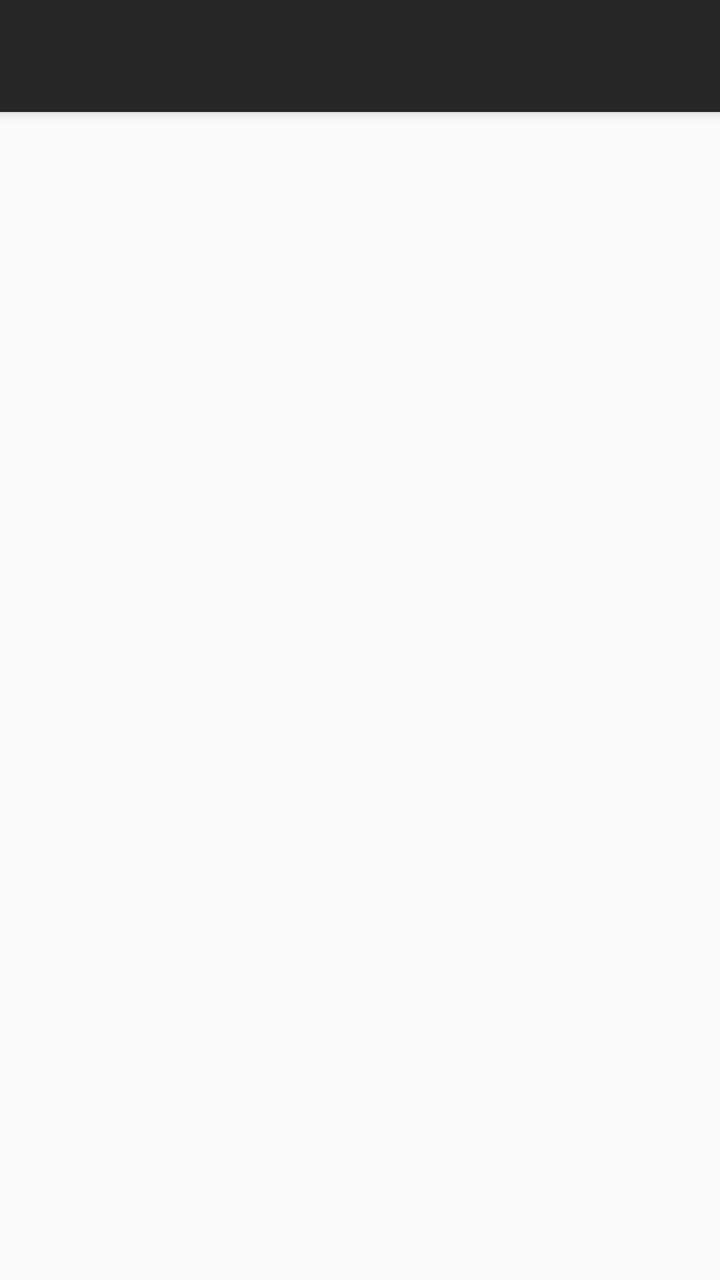
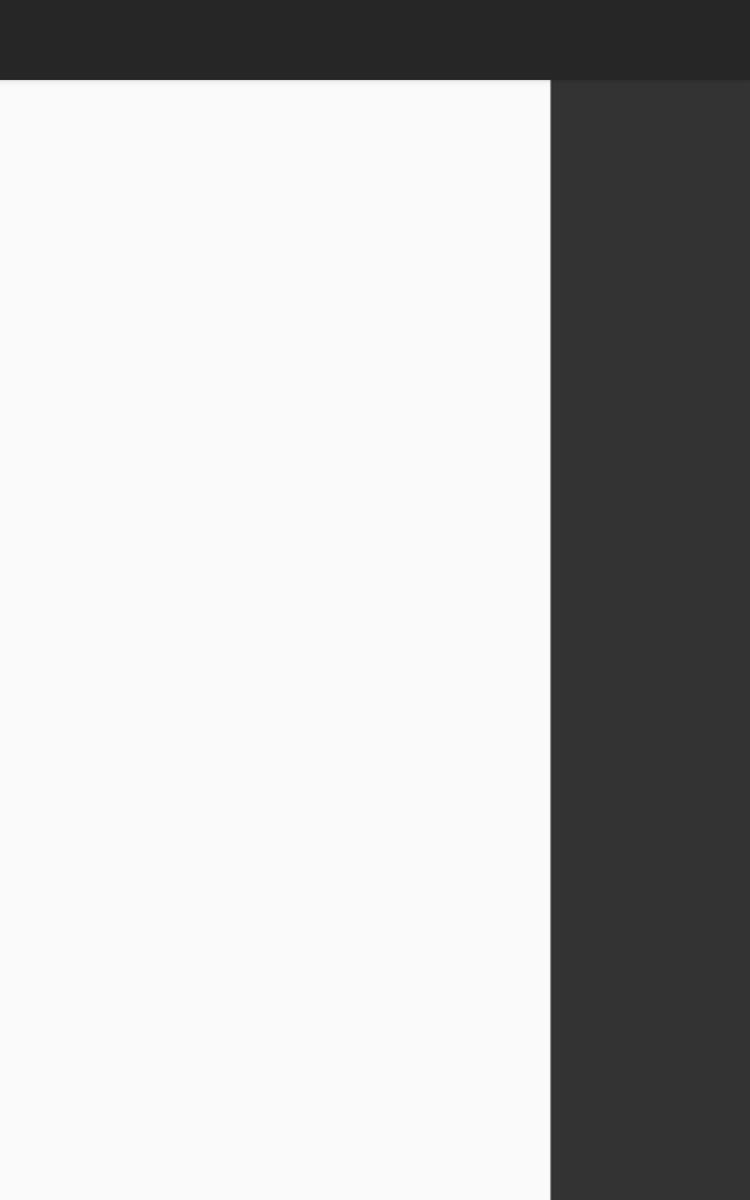

One screen, two layout resources from the same app: the default and the author's alternative for another configuration. Each is rendered where Android would select it; the XML of both is given below.
<!-- AndroidManifest.xml: activity theme AppTheme.NoActionBar -->
<!-- res/layout/activity_base.xml -->
<?xml version="1.0" encoding="utf-8"?>
<android.support.design.widget.CoordinatorLayout xmlns:android="http://schemas.android.com/apk/res/android"
    xmlns:app="http://schemas.android.com/apk/res-auto"
    android:layout_width="match_parent"
    android:layout_height="match_parent"
    android:fitsSystemWindows="true">

    <android.support.design.widget.AppBarLayout
        android:layout_width="match_parent"
        android:layout_height="wrap_content"
        android:theme="@style/ThemeOverlay.AppCompat.Dark.ActionBar">

        <android.support.v7.widget.Toolbar
            android:id="@+id/toolbar"
            android:layout_width="match_parent"
            android:layout_height="?attr/actionBarSize"
            android:background="?attr/colorPrimary"
            app:theme="@style/ThemeOverlay.AppCompat.Dark.ActionBar" />

    </android.support.design.widget.AppBarLayout>

    
    <FrameLayout
        android:id="@+id/base_frame_layout_main"
        android:layout_width="match_parent"
        android:layout_height="match_parent"
        app:layout_behavior="@string/appbar_scrolling_view_behavior"/>

</android.support.design.widget.CoordinatorLayout>
<!-- resources referenced by this layout -->
<resources>
  <style name="AppTheme.NoActionBar">
          <item name="windowActionBar">false</item>
          <item name="windowNoTitle">true</item>
      </style>
</resources>
<!-- res/layout-large/activity_base.xml (the author's variant of the layout above) -->
<!-- drawn on a 7-inch tablet held upright -->
<?xml version="1.0" encoding="utf-8"?>
<android.support.design.widget.CoordinatorLayout xmlns:android="http://schemas.android.com/apk/res/android"
    xmlns:app="http://schemas.android.com/apk/res-auto"
    android:id="@+id/coordinator"
    android:layout_width="match_parent"
    android:layout_height="match_parent"
    android:fitsSystemWindows="true">

    <android.support.design.widget.AppBarLayout
        android:layout_width="match_parent"
        android:layout_height="wrap_content"
        android:theme="@style/ThemeOverlay.AppCompat.Dark.ActionBar">

        <android.support.v7.widget.Toolbar
            android:id="@+id/toolbar"
            android:layout_width="match_parent"
            android:layout_height="?attr/actionBarSize"
            android:background="?attr/colorPrimary"
            app:theme="@style/ThemeOverlay.AppCompat.Dark.ActionBar" />

    </android.support.design.widget.AppBarLayout>

    <LinearLayout
        android:orientation="horizontal"
        android:layout_width="match_parent"
        android:layout_height="match_parent"
        app:layout_behavior="@string/appbar_scrolling_view_behavior">

        
        <FrameLayout
            android:id="@+id/base_frame_layout_main"
            android:layout_width="440dp"
            android:layout_height="match_parent"/>

        <View
            android:layout_width="1dp"
            android:layout_height="match_parent"
            android:background="@color/list_color_200" />

        
        <FrameLayout
            android:id="@+id/base_frame_layout_second"
            android:layout_width="match_parent"
            android:layout_height="match_parent"
            android:paddingLeft="@dimen/card_margin"
            android:paddingRight="@dimen/card_margin"
            android:background="@color/header_color"/>

    </LinearLayout>

</android.support.design.widget.CoordinatorLayout>
<!-- resources referenced by the variant -->
<!-- as a 7-inch tablet held upright resolves them -->
<resources>
  <color name="header_color">#333333</color>
  <color name="list_color_200">#868686</color>
  <dimen name="card_margin">8dp</dimen>
  <style name="AppTheme.NoActionBar">
          <item name="windowActionBar">false</item>
          <item name="windowNoTitle">true</item>
      </style>
</resources>
